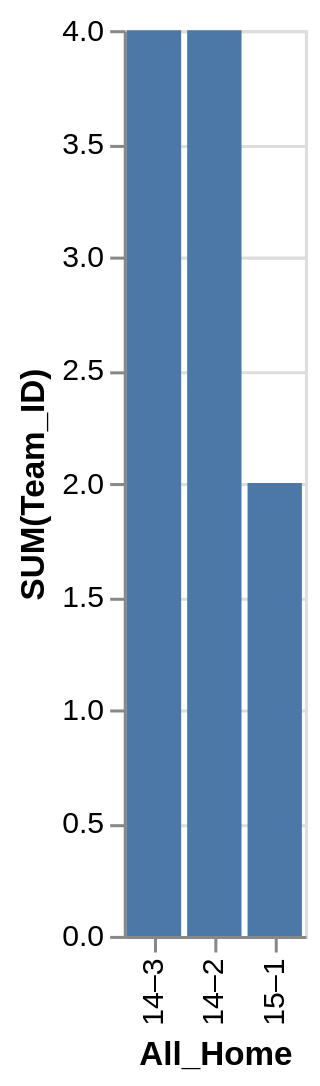

Source (Vega-Lite JSON):
### Vega-Lite specification from a JSON file in a GitHub repository (floating-point values rounded to 4 significant figures)
{"data": {"values": [{"x_data": "14–3", "y_data": 4}, {"x_data": "14–2", "y_data": 4}, {"x_data": "15–1", "y_data": 2}]}, "mark": "bar", "encoding": {"x": {"field": "x_data", "type": "nominal", "title": "All_Home", "sort": {"op": "sum", "field": "y_data", "order": "descending"}}, "y": {"field": "y_data", "type": "quantitative", "title": "SUM(Team_ID)"}}}
